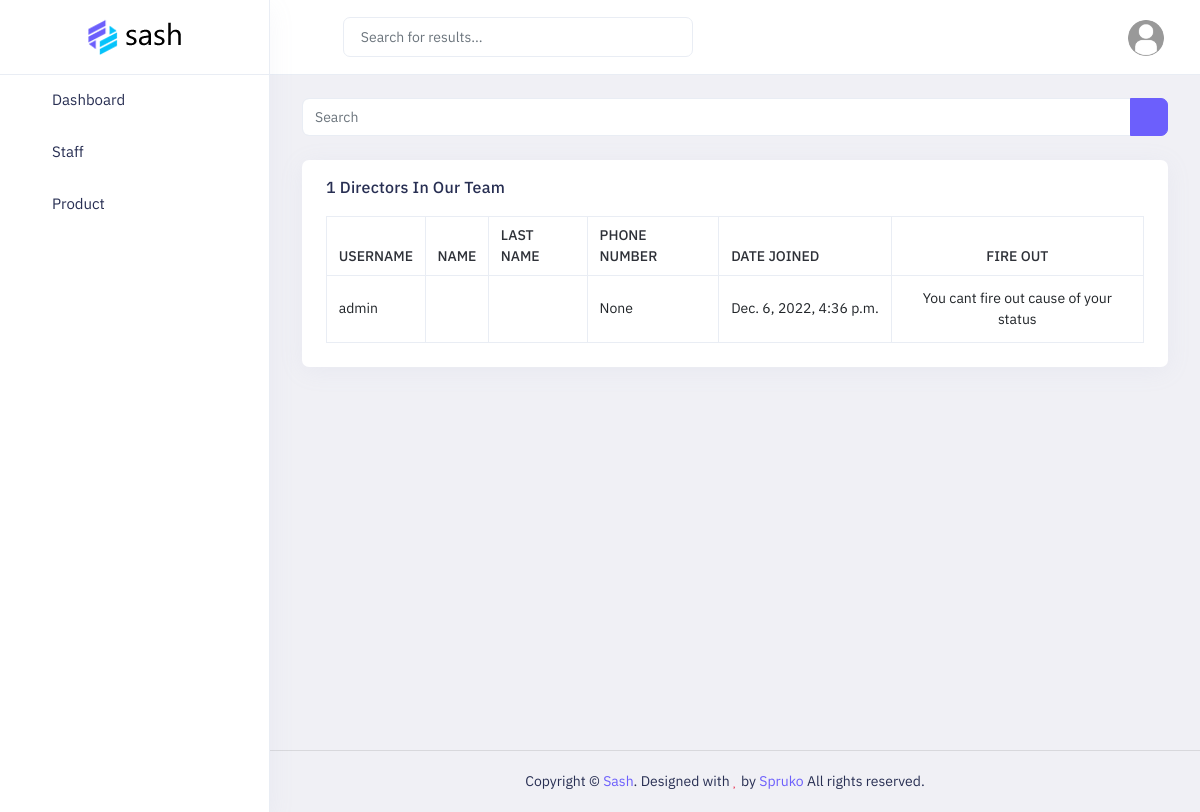
The app's page /directors/ (signed in) with its own data.
### main/models.py (models this page shows)
class User(AbstractUser):
    role = models.SmallIntegerField(choices=(
        (1, 'director'),
        (2, 'waiter'),
        (3, 'manager'),
        (4, 'cooker'),
        (5, 'call-center'),
    ), null=True, blank=True)
    number = models.BigIntegerField(null=True, blank=True)

### main/views.py (the view)
# urls.py: path('directors/', director_view, name='director'),
@login_required(login_url='login')
def director_view(request):
    user = request.user
    if user.role == 1:
        context = {
            'total': User.objects.filter(role=1).count(),
            'director': User.objects.filter(role=1),
        }
        return render(request, 'staff/director.html', context)
    elif user.role == 3:
        context = {
            'total': User.objects.filter(role=1).count(),
            'director': User.objects.filter(role=1),
        }
        return render(request, 'staff/director.html', context)
    else:
        return redirect('404')

### templates/staff/director.html
{% extends "dashboard/base.html" %}
{% load static %}
{% block content %}
    <div class="main-content app-content mt-0">
        <div class="side-app">
            <div class="main-container container-fluid">
                <div class="page-header">
                    <h1 class="page-title">Director List</h1>
                    <div>
                        <ol class="breadcrumb">
                            <li class="breadcrumb-item"><a href="javascript:void(0)">Staff</a></li>
                            <li class="breadcrumb-item active" aria-current="page">Director List</li>
                        </ol>
                    </div>
                </div>
                <div class="row row-cards">
                    <div class="col-lg-12 col-xl-12">
                        <div class="input-group mb-5">
                            <input type="text" class="form-control" placeholder="Search">
                            <div class="input-group-text btn btn-primary">
                                <i class="fa fa-search" aria-hidden="true"></i>
                            </div>
                        </div>
                        <div class="card">
                            <div class="card-header border-bottom-0">
                                <h2 class="card-title">{{ total }} Directors In Our Team</h2>
                            </div>
                            <div class="e-table px-5 pb-5">
                                <div class="table-responsive table-lg">
                                    <table class="table border-top table-bordered mb-0">
                                        <thead>
                                            <tr>
                                                <th>Username</th>
                                                <th>Name</th>
                                                <th>Last Name</th>
                                                <th>Phone Number</th>
                                                <th>Date Joined</th>
                                                <th class="text-center">Fire Out</th>
                                            </tr>
                                        </thead>
                                        <tbody>
                                            {% for i in director %}
                                                <tr>
                                                    <td class="text-nowrap align-middle">{{ i.username }}</td>
                                                    <td class="text-nowrap align-middle">{{ i.first_name  }}</td>
                                                    <td class="text-nowrap align-middle">{{ i.last_name  }}</td>
                                                    <td class="text-nowrap align-middle">{{ i.number  }}</td>
                                                    <td class="text-nowrap align-middle"><span>{{ i.date_joined  }}</span></td>
                                                    <td class="text-center align-middle">
                                                        {% if user == i %}
                                                            You cant fire out your self
                                                        {% elif user.role == 1 %}
                                                            <div class="btn-group align-top">
                                                                <a class="modal-effect d-grid mb-3" data-bs-effect="effect-flip-vertical" data-bs-toggle="modal" href="#delete_manager"><button class="btn btn-sm btn-danger badge" type="button"><i class="fe fe-log-out"></i></button></a>
                                                            </div>
                                                        {% else  %}
                                                            You cant fire out cause of your status
                                                        {% endif %}
                                                    </td>
                                                </tr>
                                            {% endfor %}
                                        </tbody>
                                    </table>
                                </div>
                            </div>
                        </div>
                    </div>
                </div>
            </div>
        </div>
    </div>
{% endblock %}

### static/assets/colors/color1.css (style rules this page uses)
a { color: var(--primary-bg-color); }
.btn-primary { color: #fff !important; background: var(--primary-bg-color) !important; border-color: var(--primary-bg-color) !important; }
.breadcrumb-item.active { color: #f5f3f9; }

### records on screen
User: username "admin", number "None", date_joined "Dec. 6, 2022, 4:36 p.m.", shows "You cant fire out cause of your status"

### other values on screen
{{ total }} "1"
